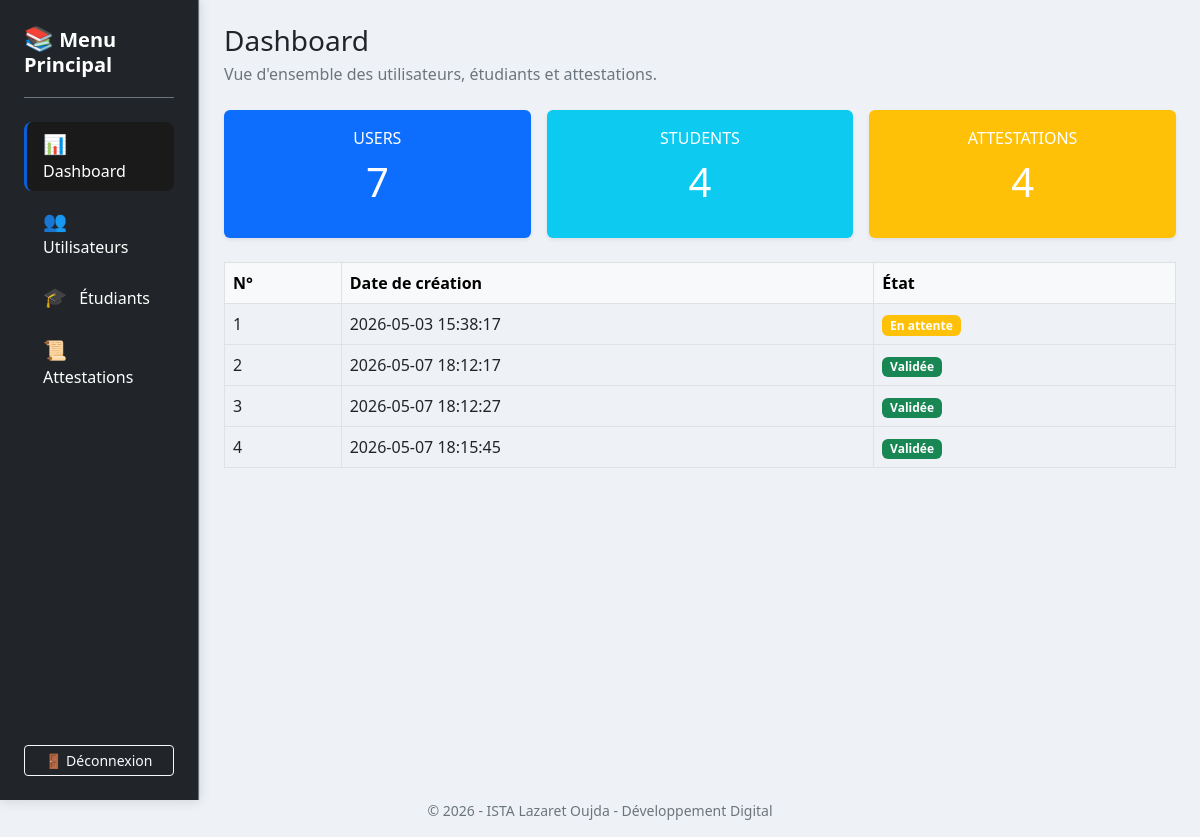
/dashboard.php (signed in), run on the app's committed database.
### tables this page shows
CREATE TABLE `attestations` (
  `id` int(11) NOT NULL,
  `student_id` int(11) NOT NULL,
  `agent_id` int(11) NOT NULL,
  `created_at` datetime DEFAULT current_timestamp(),
  `updated_at` datetime DEFAULT current_timestamp() ON UPDATE current_timestamp(),
  `validated_at` datetime DEFAULT NULL
);

### dashboard.php (the view, shortened to what this page needs)
<?php
    include ('partials/header.php');
    $pdo = Database::getConnection();
    $query = $pdo->prepare("SELECT count(*) AS total FROM users");
    $query->execute();
    $users = $query->fetch();
    $query = $pdo->prepare("SELECT count(*) AS total FROM students");
    $query->execute();
    $students = $query->fetch();
    $query = $pdo->prepare("SELECT * FROM attestations");
    $query->execute();
    $attestations = $query->fetchAll();
?>
<div class="container-fluid">
    <div class="row min-vh-100">
        <div class="col-md-3 col-xl-2 px-0 bg-surface border-end">
            <?php include ('partials/sidebar.php'); ?>
        </div>
        <div class="col-md-9 col-xl-10 p-4">
            <div class="mb-4">
                <div>
                    <h1 class="h3 mb-1">Dashboard</h1>
                    <p class="text-muted mb-0">Vue d'ensemble des utilisateurs, étudiants et attestations.</p>
                </div>
            </div>
            <div class="row row-cols-1 row-cols-md-3 g-3 mb-4">
                <div class="col">
                    <div class="card h-100 shadow-sm border-0 bg-primary text-white mb-3">
                        <div class="card-body text-center">
                            <p class="text-uppercase text-white mb-2">Users</p>
                            <h2 class="display-6 mb-0"><?= $users['total']; ?></h2>
                        </div>
                    </div>
                </div>
                <div class="col">
                    <div class="card h-100 shadow-sm border-0 bg-info text-white mb-3">
                        <div class="card-body text-center">
                            <p class="text-uppercase text-white mb-2">Students</p>
                            <h2 class="display-6 mb-0"><?= $students['total']; ?></h2>
                        </div>
                    </div>
                </div>
                <div class="col">
                    <div class="card h-100 shadow-sm border-0 bg-warning text-white mb-3">
                        <div class="card-body text-center">
                            <p class="text-uppercase text-white mb-2">Attestations</p>
                            <h2 class="display-6 mb-0"><?= count($attestations); ?></h2>
                        </div>
                    </div>
                </div>
            </div>
            <div class="table-responsive">
                <table class="table table-bordered table-hover align-middle mb-0">
                    <thead class="table-light">
                        <tr>
                            <th>N°</th>
                            <th>Date de création</th>
                            <th>État</th>
                        </tr>
                    </thead>
                    <tbody>
                        <?php $i=1; foreach($attestations as $item) { ?>
                            <tr>
                                <td><?php echo $i; ?></td>
                                <td><?php echo $item['created_at']; ?></td>
                                <td><?php if(!empty($item['validated_at'])) { ?>
                                        <span class="badge bg-success">Validée</span>
                                    <?php } else { ?>
                                        <span class="badge bg-warning">En attente</span>
                                    <?php } ?>
                                </td>
                            </tr>
                        <?php $i++; } ?>
                    </tbody>
                </table>
            </div>
        </div>
    </div>
</div>
<?php include ('partials/footer.php'); ?>

### partials/style.css (style rules this page uses)
:root { --bs-body-bg: #eef2f7; --bs-light: #dbe2ea; --bs-white: #f8f9ff; --bs-primary: #0b5ed7; --bs-info: #198cff; --bs-warning: #c69500; --bs-success: #198754; }
body { background-color: #eef2f7; color: #212529; }
.bg-surface { background-color: #f5f7fb; }
.card.bg-primary, .card.bg-info, .card.bg-warning { color: #fff; }
.badge.bg-success { background-color: #198754 ; }

### data on the page
attestations: created_at "2026-05-03 15:38:17", shows "En attente"
attestations: created_at "2026-05-07 18:12:17", shows "Validée"
attestations: created_at "2026-05-07 18:12:27", shows "Validée"
attestations: created_at "2026-05-07 18:15:45", shows "Validée"

### other printed values
$users['total'] "7"
$students['total'] "4"
count($attestations) "4"
